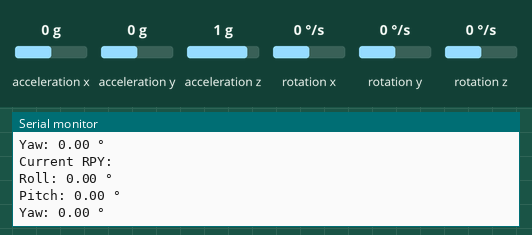
Bench run of a sketch on a simulated Arduino Uno, built with avr-gcc and run on an emulated ATmega328P. Parts: the last lines printed to the serial monitor. The inputs (shaded band) are chosen by the test bench; at power-on: acceleration x 0 g, acceleration y 0 g, acceleration z 1 g, rotation x 0 °/s, rotation y 0 °/s, rotation z 0 °/s.

Above: at 6.5 s.
6.6 s: acceleration x set to -1.4 g
At 6.86 s:
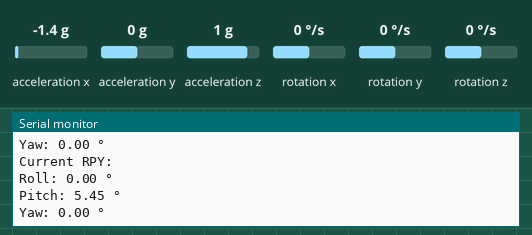
8.1 s: acceleration y set to -1.4 g
At 8.14 s:
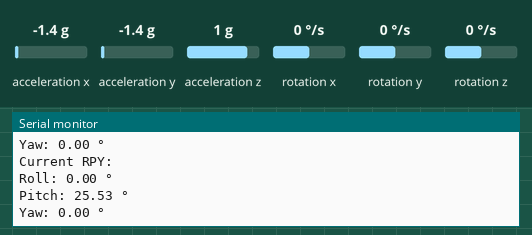
9.6 s: acceleration z set to -1.4 g
At 9.68 s:
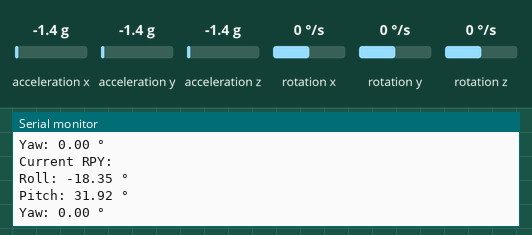
11.1 s: rotation x set to -192 °/s
At 11.21 s:
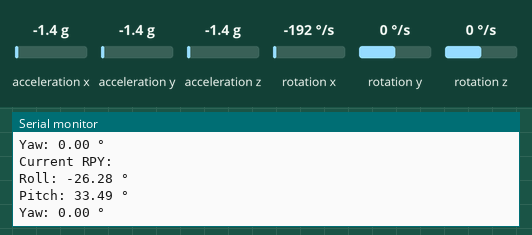
12.6 s: rotation y set to -192 °/s
At 12.75 s:
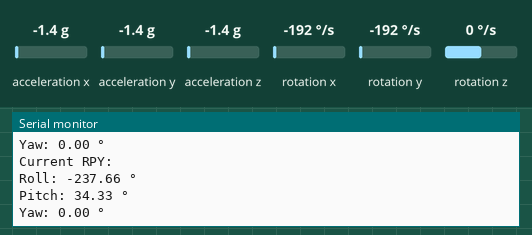
Timing chart, 0 to 15.1 s (numbered marks = the images above; inputs shaded):
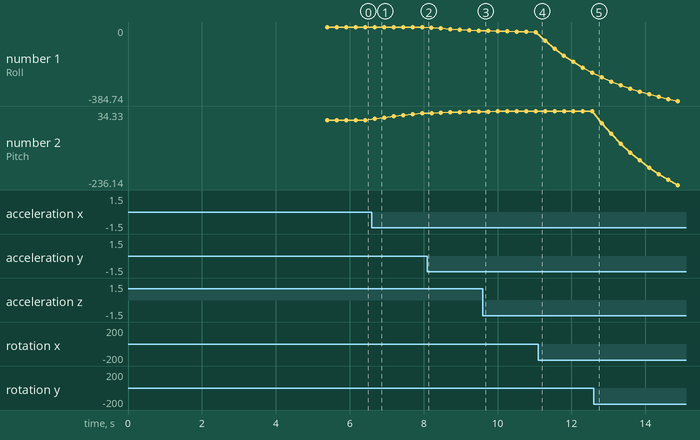

Measured:
- after the input at 6.6 s, the serial monitor: prints a new line after 0.08 s (image 1)
- plotted number 1: 0 → -18.35 after the input at 8.1 s, -18.35 → -26.28 after the input at 9.6 s, -26.28 → -237.66 after the input at 11.1 s, -237.66 → -384.74 after the input at 12.6 s
- plotted number 2: 0 → 25.53 after the input at 6.6 s, 25.53 → 31.92 after the input at 8.1 s, 31.92 → 33.49 after the input at 9.6 s, 34.33 → -236.14 after the input at 12.6 s

The sketch:

mpu6050.ino
```cpp
#include <Wire.h>
#include <MPU6050.h>

MPU6050 mpu;
float x_gyro, y_gyro, z_gyro;
float x_accel, y_accel, z_accel;
float x_gyro_init, y_gyro_init, z_gyro_init;
int16_t ax, ay, az;
int16_t gx, gy, gz;
float roll_accel, pitch_accel;
float dt;
long dt_prev;
float roll_curr, pitch_curr, yaw_curr;
float roll_prev, pitch_prev, yaw_prev;

void setup(){
  Serial.begin(115200);

   // Initialize MPU6050
  while(!Serial) {}
  Wire.begin();
  mpu.initialize();

  // Calibrate MPU6050's gyroscope
  calibrate_gyroscope();

  bool is_mpu_allowed;
  is_mpu_allowed = mpu.testConnection();

  if(is_mpu_allowed){
    Serial.println("MPU6050's Initialization Succeeded !");
  }
  else{
    Serial.println("MPU6050's Initialization Failed!");
  }
  digitalWrite(13, HIGH);
}

void loop(){
  read_mpu6050();

  Serial.print("\nCurrent RPY: ");
  Serial.print("\nRoll: ");
  Serial.print(roll_curr);
  Serial.print(" °");
  Serial.print("\nPitch: ");
  Serial.print(pitch_curr);
  Serial.print(" °");
  Serial.print("\nYaw: ");
  Serial.print(yaw_curr);
  Serial.print(" °\n");

  delay(250);
}

void calibrate_gyroscope(){
  Serial.println("\nStart MPU6050's calibration");
  Serial.println("Please, keep it resting\n");
  const int samples = 1000; // Número de lecturas para la calibración
  float x_gyro_accu = 0.0, y_gyro_accu = 0.0, z_gyro_accu = 0.0;

  for (int i = 0; i < samples; ++i) {
    static uint32_t prev_ms = millis();
    if (millis() > prev_ms + 25) {
      // Compute gyroscope
      mpu.getRotation(&gx, &gy, &gz);
      x_gyro = gx * (250.0 / 32768.0);
      y_gyro = gy * (250.0 / 32768.0);
      z_gyro = gz * (250.0 / 32768.0);
      prev_ms = millis();
    }

    //Acumulador datos giroscopio
    x_gyro_accu += x_gyro;
    y_gyro_accu += y_gyro;
    z_gyro_accu += z_gyro;

    // Intérvalo de muestreo
    delay(5);
  }

  //Estimación inicial (Bias o sesgo) - CALIBRACIÓN DEL GIROSCOPIO
  x_gyro_init = x_gyro_accu / samples;
  y_gyro_init = y_gyro_accu / samples;
  z_gyro_init = z_gyro_accu / samples;
  Serial.print("\nOffsets:");
  Serial.println("Gyro in X = ");
  Serial.print(x_gyro_init);
  Serial.println("Gyro in Y = ");
  Serial.print(y_gyro_init);
  Serial.println("Gyro in Z = ");
  Serial.print(z_gyro_init);
}

void read_mpu6050(){
  dt = millis() - dt_prev;
  dt = dt/1000.0;
  dt_prev = millis();

  // Compute gyroscope
  mpu.getRotation(&gx, &gy, &gz);
  x_gyro = gx * (250.0 / 32768.0);
  y_gyro = gy * (250.0 / 32768.0);
  z_gyro = gz * (250.0 / 32768.0);

  // Adjust gyroscope's signals
  x_gyro -= x_gyro_init;
  y_gyro -= y_gyro_init;
  z_gyro -= z_gyro_init;

  // Compute accelerometer
  mpu.getAcceleration(&ax, &ay, &az);
  x_accel = ax * (9.81 / 16384.0);
  y_accel = ay * (9.81 / 16384.0);
  z_accel = az * (9.81 / 16384.0);

   // Compute angle with measured accelerations
  roll_accel = atan2(y_accel, sqrt(pow(x_accel,2) + pow(z_accel,2))) * (180.0/3.14);
  pitch_accel = atan2(-x_accel, sqrt(pow(y_accel,2) + pow(z_accel,2))) * (180.0/3.14);

  // Compute angle with gyroscope's signals and add complementary filter
  roll_curr = (0.9 * ((x_gyro*dt) + roll_prev)) + (0.1 * roll_accel);
  pitch_curr = (0.9 * ((y_gyro*dt) + pitch_prev)) + (0.1 * pitch_accel);
  yaw_curr = (z_gyro * dt) + yaw_prev;

  roll_prev = roll_curr;
  pitch_prev = pitch_curr;
  yaw_prev = yaw_curr;
}
```
